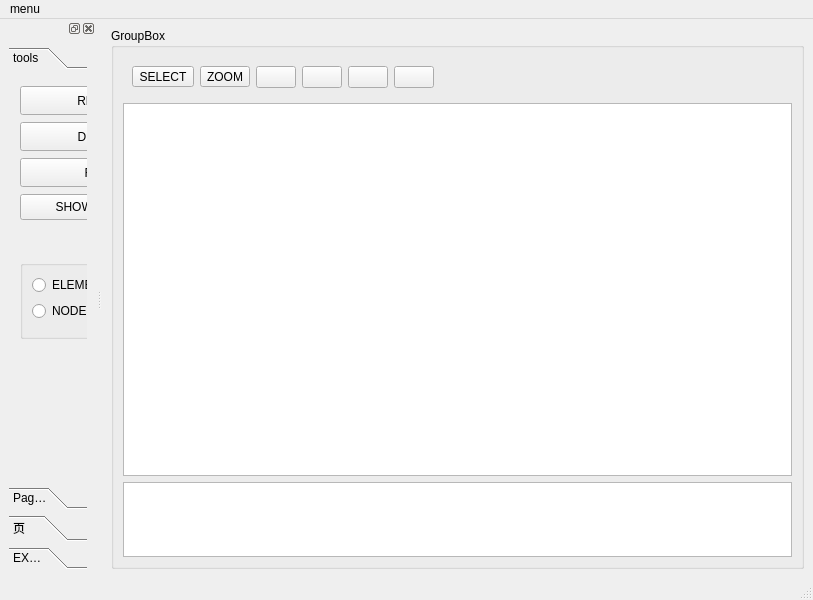
<?xml version="1.0" encoding="UTF-8"?>
<ui version="4.0">
 <class>MainWindow</class>
 <widget class="QMainWindow" name="MainWindow">
  <property name="geometry">
   <rect>
    <x>0</x>
    <y>0</y>
    <width>813</width>
    <height>600</height>
   </rect>
  </property>
  <property name="windowTitle">
   <string>MainWindow</string>
  </property>
  <property name="windowIcon">
   <iconset>
    <normaloff>icon/mainIcon.png</normaloff>icon/mainIcon.png</iconset>
  </property>
  <widget class="QWidget" name="centralwidget">
   <layout class="QVBoxLayout" name="verticalLayout">
    <item>
     <widget class="QGroupBox" name="groupBox">
      <property name="title">
       <string>GroupBox</string>
      </property>
      <layout class="QVBoxLayout" name="verticalLayout_3" stretch="0,5,1">
       <item>
        <widget class="QWidget" name="widget" native="true">
         <layout class="QHBoxLayout" name="horizontalLayout">
          <item>
           <widget class="QToolButton" name="selectBtn">
            <property name="text">
             <string>SELECT</string>
            </property>
            <property name="icon">
             <iconset resource="icons.qrc">
              <normaloff>:/icon/icon/select.png</normaloff>:/icon/icon/select.png</iconset>
            </property>
           </widget>
          </item>
          <item>
           <widget class="QToolButton" name="zoomBtn">
            <property name="text">
             <string>ZOOM</string>
            </property>
            <property name="icon">
             <iconset resource="icons.qrc">
              <normaloff>:/icon/icon/search.png</normaloff>:/icon/icon/search.png</iconset>
            </property>
           </widget>
          </item>
          <item>
           <widget class="QPushButton" name="btn_rotate_right">
            <property name="text">
             <string/>
            </property>
            <property name="icon">
             <iconset resource="icons.qrc">
              <normaloff>:/icon/icon/rotateR.png</normaloff>:/icon/icon/rotateR.png</iconset>
            </property>
           </widget>
          </item>
          <item>
           <widget class="QPushButton" name="btn_rotate_left">
            <property name="text">
             <string/>
            </property>
            <property name="icon">
             <iconset resource="icons.qrc">
              <normaloff>:/icon/icon/rotateL.png</normaloff>:/icon/icon/rotateL.png</iconset>
            </property>
           </widget>
          </item>
          <item>
           <widget class="QPushButton" name="editDialogBtn">
            <property name="text">
             <string/>
            </property>
            <property name="icon">
             <iconset resource="icons.qrc">
              <normaloff>:/icon/icon/edit.png</normaloff>:/icon/icon/edit.png</iconset>
            </property>
           </widget>
          </item>
          <item>
           <widget class="QPushButton" name="fitBtn">
            <property name="text">
             <string/>
            </property>
            <property name="icon">
             <iconset resource="icons.qrc">
              <normaloff>:/icon/icon/home.png</normaloff>:/icon/icon/home.png</iconset>
            </property>
           </widget>
          </item>
          <item>
           <spacer name="horizontalSpacer">
            <property name="orientation">
             <enum>Qt::Horizontal</enum>
            </property>
            <property name="sizeHint" stdset="0">
             <size>
              <width>40</width>
              <height>20</height>
             </size>
            </property>
           </spacer>
          </item>
         </layout>
        </widget>
       </item>
       <item>
        <widget class="QGraphicsView" name="graphicsView"/>
       </item>
       <item>
        <widget class="QTextBrowser" name="textBrowser"/>
       </item>
      </layout>
     </widget>
    </item>
   </layout>
  </widget>
  <widget class="QMenuBar" name="menubar">
   <property name="geometry">
    <rect>
     <x>0</x>
     <y>0</y>
     <width>813</width>
     <height>26</height>
    </rect>
   </property>
   <widget class="QMenu" name="menu">
    <property name="title">
     <string>menu</string>
    </property>
    <addaction name="separator"/>
    <addaction name="actionsave"/>
    <addaction name="actionload"/>
    <addaction name="actiontray"/>
   </widget>
   <addaction name="menu"/>
  </widget>
  <widget class="QStatusBar" name="statusbar"/>
  <widget class="QDockWidget" name="dockWidget">
   <attribute name="dockWidgetArea">
    <number>1</number>
   </attribute>
   <widget class="QWidget" name="dockWidgetContents">
    <layout class="QVBoxLayout" name="verticalLayout_2">
     <item>
      <widget class="QToolBox" name="toolBox">
       <property name="currentIndex">
        <number>0</number>
       </property>
       <widget class="QWidget" name="output">
        <property name="geometry">
         <rect>
          <x>0</x>
          <y>0</y>
          <width>190</width>
          <height>359</height>
         </rect>
        </property>
        <attribute name="label">
         <string>tools</string>
        </attribute>
        <widget class="QPushButton" name="btn_result">
         <property name="geometry">
          <rect>
           <x>11</x>
           <y>11</y>
           <width>161</width>
           <height>29</height>
          </rect>
         </property>
         <property name="text">
          <string>RESULT</string>
         </property>
        </widget>
        <widget class="QPushButton" name="designBtn">
         <property name="geometry">
          <rect>
           <x>11</x>
           <y>47</y>
           <width>161</width>
           <height>29</height>
          </rect>
         </property>
         <property name="text">
          <string>DESIGN</string>
         </property>
        </widget>
        <widget class="QPushButton" name="resetBtn">
         <property name="geometry">
          <rect>
           <x>11</x>
           <y>83</y>
           <width>161</width>
           <height>29</height>
          </rect>
         </property>
         <property name="text">
          <string>REST</string>
         </property>
        </widget>
        <widget class="QToolButton" name="showoutBtn">
         <property name="geometry">
          <rect>
           <x>11</x>
           <y>119</y>
           <width>161</width>
           <height>26</height>
          </rect>
         </property>
         <property name="text">
          <string>SHOW OUTPUT</string>
         </property>
        </widget>
        <widget class="QGroupBox" name="selectGroup">
         <property name="geometry">
          <rect>
           <x>11</x>
           <y>185</y>
           <width>161</width>
           <height>79</height>
          </rect>
         </property>
         <property name="title">
          <string/>
         </property>
         <layout class="QFormLayout" name="formLayout">
          <item row="0" column="0">
           <widget class="QRadioButton" name="elementSelect">
            <property name="text">
             <string>ELEMENT</string>
            </property>
           </widget>
          </item>
          <item row="1" column="0">
           <widget class="QRadioButton" name="nodeSelect">
            <property name="text">
             <string>NODE</string>
            </property>
           </widget>
          </item>
         </layout>
        </widget>
       </widget>
       <widget class="QWidget" name="setting">
        <property name="geometry">
         <rect>
          <x>0</x>
          <y>0</y>
          <width>170</width>
          <height>359</height>
         </rect>
        </property>
        <attribute name="label">
         <string>Page 2</string>
        </attribute>
        <layout class="QVBoxLayout" name="verticalLayout_4">
         <item>
          <widget class="QLabel" name="label">
           <property name="text">
            <string>LINE WIDTH</string>
           </property>
          </widget>
         </item>
         <item>
          <widget class="QSlider" name="lineWidthSlider">
           <property name="orientation">
            <enum>Qt::Horizontal</enum>
           </property>
          </widget>
         </item>
         <item>
          <widget class="QLabel" name="label_2">
           <property name="text">
            <string>NODE SIZE</string>
           </property>
          </widget>
         </item>
         <item>
          <widget class="QSlider" name="nodeSizeSlider">
           <property name="orientation">
            <enum>Qt::Horizontal</enum>
           </property>
          </widget>
         </item>
         <item>
          <widget class="QLabel" name="label_4">
           <property name="text">
            <string>MAGNIFY SIZE</string>
           </property>
          </widget>
         </item>
         <item>
          <widget class="QSlider" name="magnifySilder">
           <property name="orientation">
            <enum>Qt::Horizontal</enum>
           </property>
          </widget>
         </item>
         <item>
          <widget class="QLabel" name="label_5">
           <property name="text">
            <string>DISPLACEMENT SIZE</string>
           </property>
          </widget>
         </item>
         <item>
          <widget class="QSlider" name="displacementSlider">
           <property name="minimum">
            <number>1</number>
           </property>
           <property name="maximum">
            <number>300</number>
           </property>
           <property name="singleStep">
            <number>1</number>
           </property>
           <property name="pageStep">
            <number>10</number>
           </property>
           <property name="orientation">
            <enum>Qt::Horizontal</enum>
           </property>
          </widget>
         </item>
         <item>
          <widget class="QToolButton" name="showDisBtn">
           <property name="text">
            <string>SHOW  DISP</string>
           </property>
          </widget>
         </item>
         <item>
          <widget class="QPushButton" name="configureBtn">
           <property name="text">
            <string>REPAINT</string>
           </property>
          </widget>
         </item>
        </layout>
       </widget>
       <widget class="QWidget" name="view">
        <property name="geometry">
         <rect>
          <x>0</x>
          <y>0</y>
          <width>278</width>
          <height>359</height>
         </rect>
        </property>
        <attribute name="label">
         <string>页</string>
        </attribute>
        <layout class="QVBoxLayout" name="verticalLayout_6">
         <item>
          <widget class="QLabel" name="label_3">
           <property name="text">
            <string>STRESS GRAPH</string>
           </property>
          </widget>
         </item>
         <item>
          <widget class="QGraphicsView" name="strainView"/>
         </item>
         <item>
          <widget class="QSlider" name="viewSlider">
           <property name="orientation">
            <enum>Qt::Horizontal</enum>
           </property>
          </widget>
         </item>
        </layout>
       </widget>
       <widget class="QWidget" name="page">
        <property name="geometry">
         <rect>
          <x>0</x>
          <y>0</y>
          <width>92</width>
          <height>359</height>
         </rect>
        </property>
        <attribute name="label">
         <string>EXPLORING</string>
        </attribute>
        <widget class="QLabel" name="label_6">
         <property name="geometry">
          <rect>
           <x>50</x>
           <y>0</y>
           <width>69</width>
           <height>20</height>
          </rect>
         </property>
         <property name="text">
          <string>LAB</string>
         </property>
        </widget>
        <widget class="QLineEdit" name="cmdText">
         <property name="geometry">
          <rect>
           <x>40</x>
           <y>30</y>
           <width>131</width>
           <height>25</height>
          </rect>
         </property>
         <property name="text">
          <string/>
         </property>
        </widget>
        <widget class="QToolButton" name="chooseBtn">
         <property name="geometry">
          <rect>
           <x>0</x>
           <y>30</y>
           <width>27</width>
           <height>26</height>
          </rect>
         </property>
         <property name="text">
          <string>S</string>
         </property>
        </widget>
        <widget class="QPushButton" name="executeBtn">
         <property name="geometry">
          <rect>
           <x>0</x>
           <y>80</y>
           <width>93</width>
           <height>29</height>
          </rect>
         </property>
         <property name="text">
          <string>EXECUTE</string>
         </property>
        </widget>
       </widget>
      </widget>
     </item>
    </layout>
   </widget>
  </widget>
  <action name="actionsave">
   <property name="text">
    <string>save</string>
   </property>
  </action>
  <action name="actionload">
   <property name="text">
    <string>load</string>
   </property>
  </action>
  <action name="actiontray">
   <property name="text">
    <string>tray</string>
   </property>
  </action>
 </widget>
 <resources>
  <include location="icons.qrc"/>
 </resources>
 <connections/>
</ui>
